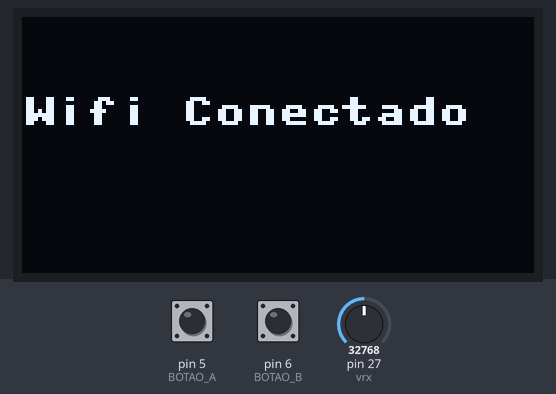
A program run on a simulated MicroPython board. Parts: 128×64 one-colour display. The inputs (shaded band) are chosen by the test bench; at power-on: pin 27 (vrx) = 32768, pin 5 (BOTAO_A) HIGH, pin 6 (BOTAO_B) HIGH (analog values on the 0–65535 scale). WiFi joins after 1.5 s; library files of the repository ran but are not shown: ssd1306.py; what the program prints to the serial console is not drawn.

Above: at 5.2 s.
5.3 s: pin 27 (vrx) set to 43856
6.8 s: pin 27 (vrx) set to 46128
At 7.29 s:
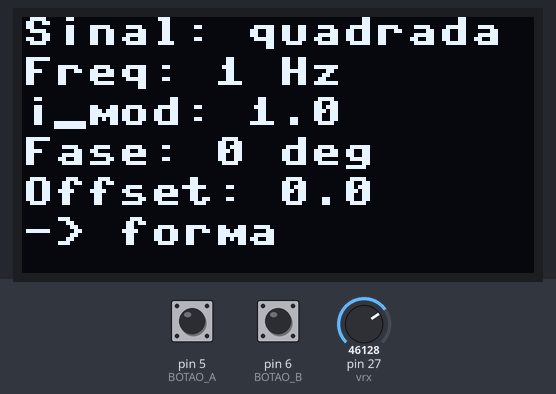
9.6 s: pin 5 (BOTAO_A) pulled LOW for 3.2 s
At 10.9 s:
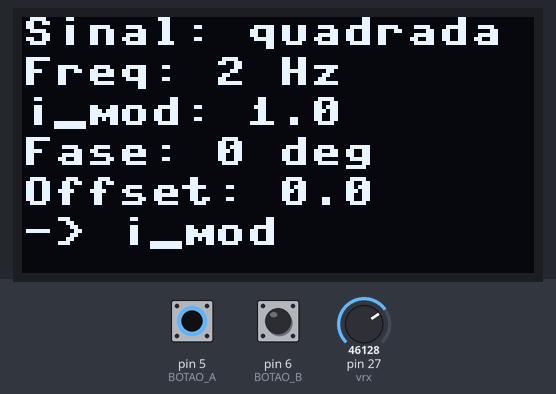
14.3 s: pin 6 (BOTAO_B) pulled LOW for 0.15 s
At 14.7 s:
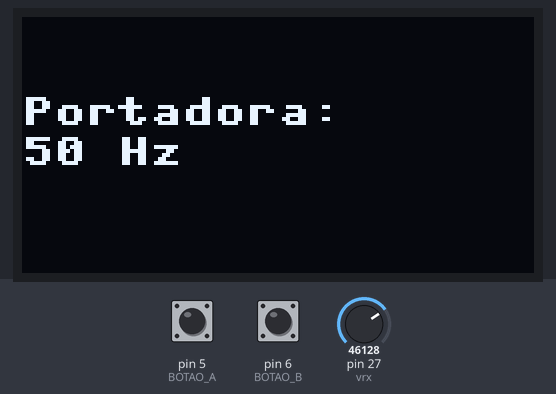
15.0 s: pin 6 (BOTAO_B) pulled LOW for 1 s
At 15.6 s:
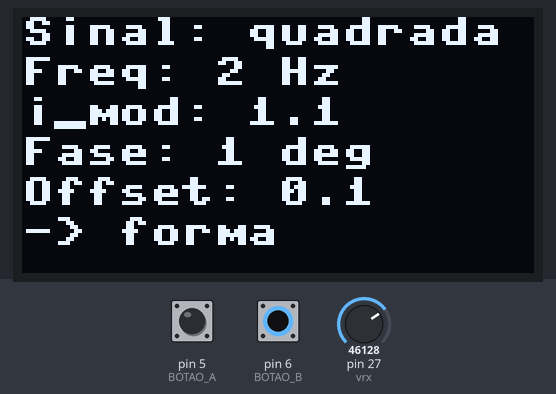
16.6 s: pin 5 (BOTAO_A) pulled LOW for 0.15 s
At 17.0 s:
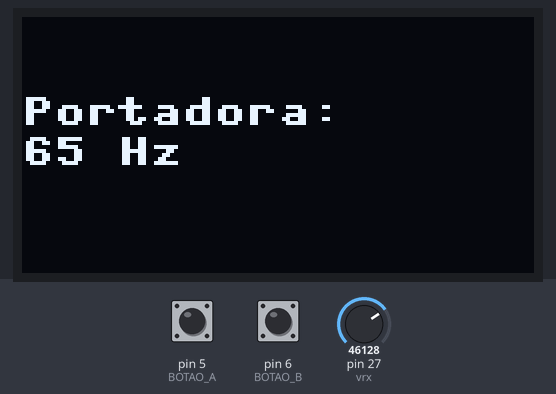
Timing chart, 0 to 18.3 s (numbered marks = the images above; inputs shaded):
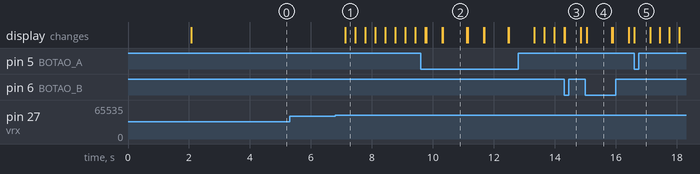

Measured:
- the behaviour switches between 44992 and 45008 on pin 27 (vrx) (found by bisection; images 0 and 1)
- after the input at 5.3 s, every drawn part: stays the same
- after the input at 6.8 s, the display: changes after 0.33 s (image 1)
- after the input at 9.6 s, the display: first differs from a run without the input after 0.18 s (image 2 shows a later state)
- after the input at 14.3 s, the display: first differs from a run without the input at once (image 3)
- after the input at 15.0 s, the display: changes at once (image 4)
- what the display in image 2 shows lasts 0.8 s, from 10.3 s to 11.1 s

The program:

signal_analizer_1_2_1.py
```python
import network
import socket
import time
from machine import Pin, ADC, I2C, SoftI2C
from ssd1306 import SSD1306_I2C
import sys

# 📡 Configuração Wi-Fi
SSID = "seu-wifi"      # Substitua pelo seu Wi-Fi
PASSWORD = "sua-senha"        # Substitua pela senha do Wi-Fi
UDP_IP = "192.168.15.171"    # IP do servidor que receberá os parâmetros
UDP_PORT = 5005              # Porta do servidor

# 🎛 Configuração do display OLED
OLED_WIDTH = 128
OLED_HEIGHT = 64
I2C_SDA = Pin(14)
I2C_SCL = Pin(15)

i2c = SoftI2C(sda=I2C_SDA, scl=I2C_SCL, freq=400000)
oled = SSD1306_I2C(OLED_WIDTH, OLED_HEIGHT, i2c)

# 🎮 Configuração do joystick
VRX_PIN = 27  # Eixo X para ajuste dos parâmetros
VRY_PIN = 26  # (Não utilizado neste exemplo)
vrx = ADC(Pin(VRX_PIN))

# 🎛 Configuração dos botões
BOTAO_A = Pin(5, Pin.IN, Pin.PULL_UP)  # Botão A para alternar o parâmetro ativo
BOTAO_B = Pin(6, Pin.IN, Pin.PULL_UP)  # Botão B para alternar o modo (sinal/portadora)

# 🔢 Parâmetros iniciais
forma_onda = "senoidal"  # "senoidal" ou "quadrada"
freq_sinal = 1           # Frequência do sinal
i_mod = 1.0              # Índice de modulação
fase_sinal = 0           # Fase do sinal (em graus)
offset_sinal = 0         # Offset do sinal
freq_portadora = 50      # Frequência da portadora

# 🔢 Limites dos parâmetros
min_freq = 1
max_freq = 50
min_i_mod = 0.1
max_i_mod = 5.0
min_fase = 0
max_fase = 360
min_offset = 0.0
max_offset = 5.0
min_portadora = 1
max_portadora = 200

# Variáveis para armazenar os valores anteriores (para envio apenas se houver mudanças)
forma_onda_anterior = forma_onda
freq_sinal_anterior = freq_sinal
i_mod_anterior = i_mod
fase_sinal_anterior = fase_sinal
offset_sinal_anterior = offset_sinal
freq_portadora_anterior = freq_portadora

# Variáveis de controle de estado
modo_variavel = "sinal"  # "sinal" ou "portadora"
parametro_atual = "forma"  # Inicia selecionando a forma de onda

# 📟 Função para atualizar o display OLED
def atualizar_display():
    oled.fill(0)
    if modo_variavel == "sinal":
        # Exibe os parâmetros do sinal
        oled.text("Sinal: {}".format(forma_onda), 0, 0)
        oled.text("Freq: {} Hz".format(freq_sinal), 0, 10)
        oled.text("i_mod: {:.1f}".format(i_mod), 0, 20)
        oled.text("Fase: {} deg".format(fase_sinal), 0, 30)
        oled.text("Offset: {:.1f}".format(offset_sinal), 0, 40)
        oled.text("-> {}".format(parametro_atual), 0, 50)
    else:
        # Exibe somente o parâmetro da portadora
        oled.text("Portadora:", 0, 20)
        oled.text("{} Hz".format(freq_portadora), 0, 30)
    oled.show()

# 📡 Função para enviar parâmetros via Wi-Fi
def enviar_parametros():
    mensagem = "{},{},{:.1f},{},{:.1f},{}".format(forma_onda, freq_sinal, i_mod, fase_sinal, offset_sinal, freq_portadora)
    sock.sendto(mensagem.encode(), (UDP_IP, UDP_PORT))
    print("Parâmetros enviados:", mensagem)

# 🏁 Função para conectar ao Wi-Fi
def conectar_wifi():
    wifi = network.WLAN(network.STA_IF)
    wifi.active(True)
    wifi.connect(SSID, PASSWORD)
    print("Conectando ao Wi-Fi...")
    while not wifi.isconnected():
        time.sleep(1)
    print("Conectado! IP:", wifi.ifconfig()[0])
    return wifi

# 🏁 Função para inicializar o display com mensagem
def inicializar_display(mensagem):
    oled.fill(0)
    oled.text(mensagem, 0, 20)
    oled.show()

# 🏁 Função para alternar o parâmetro ativo
def alternar_parametro():
    global parametro_atual
    if modo_variavel == "sinal":
        if parametro_atual == "forma":
            parametro_atual = "frequencia"
        elif parametro_atual == "frequencia":
            parametro_atual = "i_mod"
        elif parametro_atual == "i_mod":
            parametro_atual = "fase"
        elif parametro_atual == "fase":
            parametro_atual = "offset"
        else:
            parametro_atual = "forma"
        atualizar_display()

# 🏁 Função para alternar o modo (sinal/portadora)
def alternar_modo():
    global modo_variavel
    if modo_variavel == "sinal":
        modo_variavel = "portadora"
    else:
        modo_variavel = "sinal"
    atualizar_display()

# 🏁 Função para ajustar parâmetros com o joystick
def ajustar_parametros(valor_x):
    global forma_onda, freq_sinal, i_mod, fase_sinal, offset_sinal, freq_portadora
    if modo_variavel == "sinal":
        if parametro_atual == "forma":
            if valor_x > 45000:
                forma_onda = "quadrada" if forma_onda == "senoidal" else "senoidal"
                time.sleep(0.3)
        elif parametro_atual == "frequencia":
            if valor_x > 45000 and freq_sinal < max_freq:
                freq_sinal += 1
            elif valor_x < 20000 and freq_sinal > min_freq:
                freq_sinal -= 1
        elif parametro_atual == "i_mod":
            if valor_x > 45000 and i_mod < max_i_mod:
                i_mod += 0.1
                time.sleep(0.25)
            elif valor_x < 20000 and i_mod > min_i_mod:
                i_mod -= 0.1
                time.sleep(0.25)
        elif parametro_atual == "fase":
            if valor_x > 45000 and fase_sinal < max_fase:
                fase_sinal += 1
            elif valor_x < 20000 and fase_sinal > min_fase:
                fase_sinal -= 1
        elif parametro_atual == "offset":
            if valor_x > 45000 and offset_sinal < max_offset:
                offset_sinal += 0.1
                time.sleep(0.25)
            elif valor_x < 20000 and offset_sinal > min_offset:
                offset_sinal -= 0.1
                time.sleep(0.25)
    else:
        if valor_x > 45000 and freq_portadora < max_portadora:
            freq_portadora += 1
        elif valor_x < 20000 and freq_portadora > min_portadora:
            freq_portadora -= 1

# 🏁 Função para verificar e enviar mudanças
def verificar_e_enviar_mudancas():
    global forma_onda_anterior, freq_sinal_anterior, i_mod_anterior, fase_sinal_anterior, offset_sinal_anterior, freq_portadora_anterior
    if (forma_onda != forma_onda_anterior or freq_sinal != freq_sinal_anterior or
        i_mod != i_mod_anterior or fase_sinal != fase_sinal_anterior or
        offset_sinal != offset_sinal_anterior or freq_portadora != freq_portadora_anterior):
        atualizar_display()
        enviar_parametros()
        forma_onda_anterior = forma_onda
        freq_sinal_anterior = freq_sinal
        i_mod_anterior = i_mod
        fase_sinal_anterior = fase_sinal
        offset_sinal_anterior = offset_sinal
        freq_portadora_anterior = freq_portadora

# 🏁 Inicialização do display com "Conectando..."
inicializar_display("Conectando...")

# 📡 Conectar ao Wi-Fi
wifi = conectar_wifi()

# Atualiza o display com "Wifi Conectado"
inicializar_display("Wifi Conectado")
time.sleep(2)

# 🔌 Configuração do socket UDP
sock = socket.socket(socket.AF_INET, socket.SOCK_DGRAM)

# 🏁 Loop principal
while True:
    # Verifica se o botão A foi pressionado para alternar o parâmetro ativo
    if BOTAO_A.value() == 0:
        alternar_parametro()
        time.sleep(0.5)  # Debounce

    # Verifica se o botão B foi pressionado para alternar entre os modos
    if BOTAO_B.value() == 0:
        alternar_modo()
        time.sleep(0.5)  # Debounce

    # Leitura do joystick (eixo X)
    valor_x = vrx.read_u16()

    # Ajusta os parâmetros com base no joystick
    ajustar_parametros(valor_x)

    # Verifica se houve mudança e envia os parâmetros
    verificar_e_enviar_mudancas()

    time.sleep(0.001)
```
